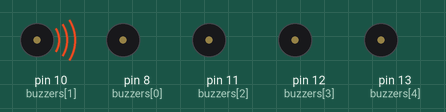
Simulated run of this sketch. Board: Arduino Uno, built with avr-gcc and run on an emulated ATmega328P. On the bench: buzzer (waves = sounding, pin HIGH). Pins used as bus, display or sensor lines are not drawn.

Above: at 0.1 s.
Timing chart, 0 to 1.6 s (numbered marks = the images above):
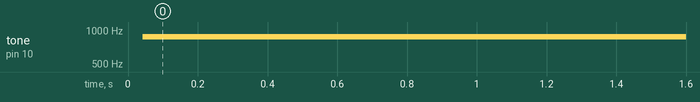

The sketch:

multiple_speakers.ino
```cpp
int buzzers[] = {8,10,11,12,13};
int enabled[] = {0,0,0,0,0};
int state[] = {0,0,0,0,0};
int count[] = {0,0,0,0,0};
int maxCount[] = {0,0,0,0,0};
int tickInterval = 64;
unsigned int tcnt2;

void setup() {
  // put your setup code here, to run once:
  for (int i=0;i<sizeof(buzzers)/sizeof(int);i++){
    pinMode(buzzers[i], OUTPUT);
  }
  TIMSK2 &= ~(1<<TOIE2);
  TCCR2A &= ~((1<<WGM21) | (1<<WGM20));
  TCCR2B &= ~(1<<WGM22);
  ASSR &= ~(1<<AS2);
  TIMSK2 &= ~(1<<OCIE2A);
  TCCR2B |= (1<<CS22)  | (1<<CS20); // Set bits
  TCCR2B &= ~(1<<CS21);             // Clear bit
  tcnt2 = 256 - (tickInterval/8);
  TCNT2 = tcnt2;
  TIMSK2 |= (1<<TOIE2);
  enabled[0] = 1;
  state[0] = 1;
  maxCount[0] = 13;
  digitalWrite(buzzers[0], HIGH);

  enabled[1] = 1;
  state[1] = 1;
  maxCount[1] = 9;
  digitalWrite(buzzers[1], HIGH);
}

ISR(TIMER2_OVF_vect){
  TCNT2 = tcnt2;
  for (int i=0;i<sizeof(buzzers)/sizeof(int);i++){
    if (enabled[i] == 1){
      count[i]++;
      if (count[i] >= maxCount[i]){
        if (state[i] == 0){
          digitalWrite(buzzers[i], HIGH);
          state[i] = 1;
        } else{
          digitalWrite(buzzers[i], LOW);
          state[i] = 0;
        }
        count[i] = 0;
      }
    } else{
      digitalWrite(buzzers[i], LOW);
      state[i] = 0;
    }
  }
}

void loop() {
  // put your main code here, to run repeatedly:

}
```

Measured:
- by itself, tone on pin 10 (buzzers[1]): silent → 868 Hz at 0.04 s
